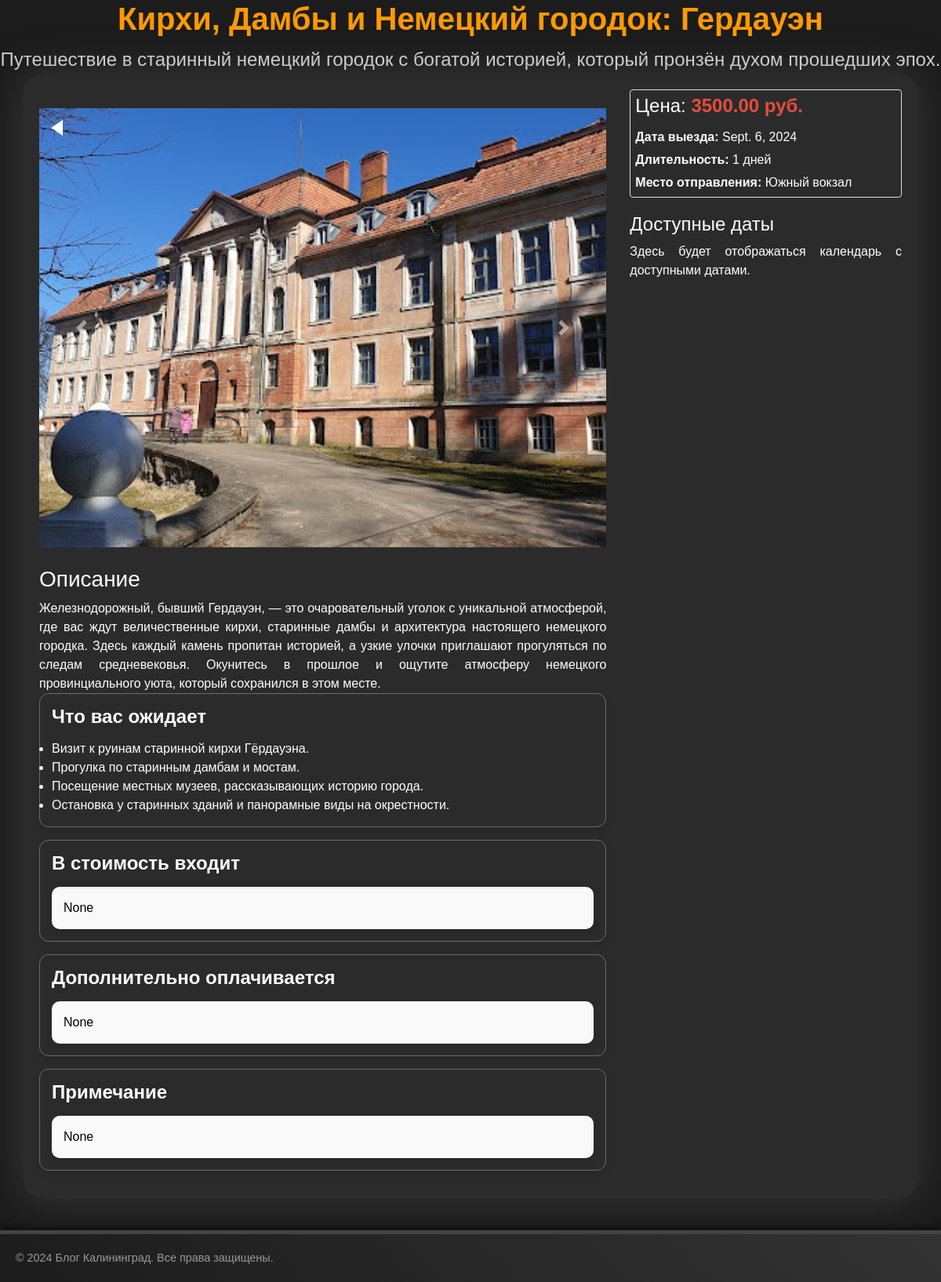
/tour/6/, run on the app's committed database.
### blog/models.py (models this page shows, shortened)
class Tour(models.Model):
    TOUR_TYPE_CHOICES = [
        ('bike', 'На вело'),
        ('car', 'На машине'),
        ('other', 'Иной странспорт'),
        ('walk', 'Пешком'),
        ('boat', 'На лодке')
    ]
    title = models.CharField(max_length=255)
    short_description = models.CharField(max_length=100, blank=True)
    description = models.TextField(default="")
    expectations = RichTextField(blank=True, null=True)
    price = models.DecimalField(max_digits=10, decimal_places=2)
    departure_date = models.DateField(default=timezone.now)
    duration = models.IntegerField(default=1)
    starting_point = models.CharField(max_length=200, default="")
    image = models.ImageField(upload_to='tours/')
    organizational_details = RichTextField(blank=True, null=True)
    available_dates = models.JSONField(default=list, blank=True)
    additional_fees = RichTextField(blank=True, null=True)
    tour_type = models.CharField(max_length=10, choices=TOUR_TYPE_CHOICES, default='other')  # Usunięto Tag
    included_in_price = RichTextField(blank=True, null=True)
    extra_charges = RichTextField(blank=True, null=True)
    notes = RichTextField(blank=True, null=True)

class TourImage(models.Model):
    image = models.ImageField(upload_to='tour_images/')
    tour = models.ForeignKey(Tour, related_name='tour_images', on_delete=models.CASCADE)

### blog/views.py (the view)
# urls.py: path('tour/<int:tour_id>/', views.tour_detail, name='tour_detail'),
def tour_detail(request, tour_id):
    tour = get_object_or_404(Tour, id=tour_id)
    return render(request, 'tour_detail.html', {'tour': tour})

### blog/templates/tour_detail.html (shortened to what this page needs)
<!DOCTYPE html>
{% load static %}
<html lang="ru">
<head>
    <link rel="stylesheet" href="https://stackpath.bootstrapcdn.com/bootstrap/4.5.2/css/bootstrap.min.css">
    <link rel="stylesheet" type="text/css" href="{% static 'blog/style.css' %}">
</head>
<body>
    <header class="header">
        <div class="overlay">
            <h1 class="title">{{ tour.title }}</h1>
            <p class="subtitle">{{ tour.short_description }}</p>
        </div>
    </header>
    <div class="container">
        <div class="row">
            <div class="col-md-8">
                <div class="carousel-container mt-4">
                    <a href="/" class="back-home-button"></a>
                    <div id="tourCarousel" class="carousel slide mb-4" data-ride="carousel">
                        <div class="carousel-inner">
                            {% for image in tour.tour_images.all %}
                                <div class="carousel-item {% if forloop.first %}active{% endif %}">
                                    <img src="{{ image.image.url }}" class="d-block w-100" alt="...">
                                </div>
                            {% endfor %}
                        </div>
                        <a class="carousel-control-prev" href="#tourCarousel" role="button" data-slide="prev">
                            <span class="carousel-control-prev-icon" aria-hidden="true"></span>
                        </a>
                        <a class="carousel-control-next" href="#tourCarousel" role="button" data-slide="next">
                            <span class="carousel-control-next-icon" aria-hidden="true"></span>
                        </a>
                    </div>
                    <h3>Описание</h3>
                    <p>{{ tour.description }}</p>
                    <section id="details" class="mb-5 tour-info-block">
                        <h3>Что вас ожидает</h3>
                        <div class="expectations-list">
                            {{ tour.expectations|safe }}
                        </div>
                    </section>
                    <section id="price-included" class="mb-5 tour-info-block">
                        <h3>В стоимость входит</h3>
                        <div class="included-in-price">
                            {{ tour.included_in_price|safe }}
                        </div>
                    </section>
                    <section id="additional-fees" class="mb-5 tour-info-block">
                        <h3>Дополнительно оплачивается</h3>
                        <div class="additional-fees">
                            {{ tour.additional_fees|safe }}
                        </div>
                    </section>
                    <section id="notes" class="mb-5 tour-info-block">
                        <h3>Примечание</h3>
                        <div class="notes">
                            {{ tour.notes|safe }}
                        </div>
                    </section>
                </div>
            </div>
            <div class="col-md-4">
                <div class="tour-info">
                    <h4>Цена: <span class="tour-price">{{ tour.price }} руб.</span></h4>
                    <p><strong>Дата выезда:</strong> {{ tour.departure_date }}</p>
                    <p><strong>Длительность:</strong> {{ tour.duration }} дней</p>
                    <p><strong>Место отправления:</strong> {{ tour.starting_point }}</p>
                </div>
                <h4>Доступные даты</h4>
                <div id="yandex-calendar">
                    <p>Здесь будет отображаться календарь с доступными датами.</p>
                </div>
            </div>
        </div>
    </div>
<footer class="footer">
    <p>© 2024 Блог Калининград. Все права защищены.</p>
</footer>
</body>
</html>

### static/blog/style.css (style rules this page uses)
.footer, footer { box-shadow: 0-4px 8px #00000080 }
a { text-decoration: none !important; }
a, body, h1, li, p, ul { margin: 0 }
.header .title, .header h1, .nav-menu li a, .offer-item .price, .price, .telegram-button, .tour-card .price, .tour-price, .tour-title { font-weight: 700 }
.tour-info-block h3 { color: #fff }
#blog-posts h2, .header h1 { color: #f90 }
a, body, h1, h2, li, p, ul { padding: 0; box-sizing: border-box; text-align: justify }
.custom-btn, .footer, .header, .header .overlay, .header h1, .offer, .offers-section, .tour-card .price, .tour-price, footer, header { text-align: center }
body { background-color: #1c1c1c !important; color: #fff; font-family: Arial, sans-serif }
.container, .main-content, .page, footer, form .form-control, form .form-control:focus { background-color: #1c1c1c }
footer { margin-top: 50px; background: linear-gradient(45deg, #1e1e1e, #333); color: #999; font-size: .9em }
.header h1, h1 { font-size: 3em }
footer, header { padding: 20px }
.header { background: linear-gradient(45deg, #1e1e1e, #333); color: #fff; border-bottom: 5px solid #444; background-size: cover; padding: 0; margin-bottom: 60px; display: math; align-items: flex-end; height: 150px; width: 100%; overflow: hidden; }
.nav-menu, .navbar, .offers, .row, .tour-card, .tour-container, .tour-footer, .tour-info { display: flex }
.header .overlay { padding: 20px; border-radius: 4px; display: contents; animation: 1s ease-out fadeIn; position: absolute; top: 50%; left: 50%; transform: translate(-50%, -50%); background: rgba(0, 0, 0, .6); color: #fff }
.header .title { font-size: 2.5em; margin: 0 }
.header .subtitle { font-size: 1.5em; margin-top: 10px }
.card, .header h1, .tour-card { margin-bottom: 20px }
.mb-5, .my-5 { margin-bottom: 1rem !important; }
.footer { background-color: #222; border-top: 5px solid #444; padding: 20px; font-size: .9em; margin-top: 40px; background: linear-gradient(45deg, #1c1c1c, #333); color: #999 }
.container, .offer-item { box-shadow: 0 4px 8px #0003; border-radius: 4px }
.container { padding: 20px; background-color: #333333a6; border-radius: 25px; box-shadow: 0px 0px 50px 1px #383838; }
.header p, .offer-item p { font-size: 1.2em; color: #ccc; text-align: center }
.offer-item .price, .offer-item h3, .offer-price, .tour-card .tour-title, .tour-price { color: #ff7f00 }
.row { flex-wrap: wrap; margin-right: -15px; margin-left: -15px }
.carousel-inner img { height: 100vh; object-fit: cover; }
.carousel-item img { width: 100vw; height: 70vh; background: linear-gradient(180deg, #00000063 100%, #0000000c 69%, #00000000 100%); }
.carousel-container { position: relative; margin: 0 auto; }
.tour-info { flex-wrap: wrap; gap: 5px; padding: 6px; border: 1px solid #ddd; border-radius: 4px; margin-bottom: 20px; flex: 4; text-decoration: none }
.tour-info-block { padding: 15px; border-radius: 12px; box-shadow: 0 4px 8px rgba(0, 0, 0, .1); margin-bottom: 20px; border: 1px solid #6b6b6b }
.tour-info-block h3 { font-size: 1.5rem; font-weight: 600; margin-bottom: 15px }
.tour-price { font-size: 1.5rem; color: #e74c3c }
.additional-fees, .included-in-price, .notes { background-color: #f9f9f9; padding: 15px; box-shadow: 0 4px 8px rgba(0, 0, 0, .1) }
.additional-fees, .expectations-list p, .included-in-price, .notes { border-radius: 10px; }
.expectations-list { counter-reset: step }
.additional-fees, .included-in-price, .notes { color: #000 }
.back-home-button { bottom: 20px; right: 20px; left: 15px; top: 15px; display: inline-block; position: absolute; width: 0; height: 0; border-top: 10px solid transparent; border-bottom: 10px solid transparent; border-right: 15px solid #fff; z-index: 1000; cursor: pointer; transition: border-right-color .3s, transform .3s }

### data on the page
Tour: title "Кирхи, Дамбы и Немецкий городок: Гердауэн", short_description "Путешествие в старинный немецкий городок с богатой историей, который пронзён духом прошедших эпох.", description "Железнодорожный, бывший Гердауэн, — это очаровательный уголок с уникальной атмосферой, где вас ждут величественные кирхи, старинные дамбы и архитектура настоящего немецкого городка. Здесь каждый камень пропитан историей, а узкие улочки приглашают прогуляться по следам средневековья. Окунитесь в прошлое и ощутите атмосферу немецкого провинциального уюта, который сохранился в этом месте.", expectations "Визит к руинам старинной кирхи Гёрдауэна. Прогулка по старинным дамбам и мостам. Посещение местных музеев, рассказывающих историю города. Остановка у старинных зданий и панорамные виды на окрестности.", included_in_price "None", additional_fees "None", notes "None", price "3500.00", departure_date "Sept. 6, 2024", duration "1", starting_point "Южный вокзал"
TourImage: image (picture)
